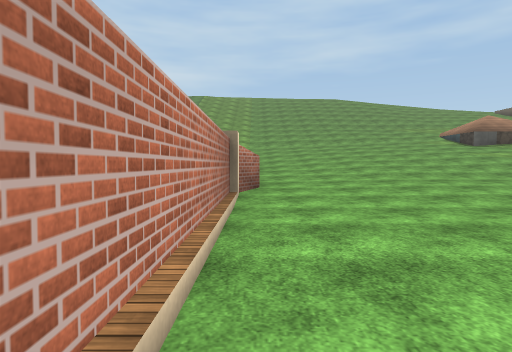
[1] (above)

24 first-person views from a walk through a 3-D level made in the Unity game engine. The camera is 1.2 m above the floor, tilts 2° down and sees 75° across. The floor is counted in squares, 2 m on a side. Each view is taken from the middle of a square. On the plan, view 1 faces up. The plan holds only what a view shows up to about 10 squares ahead; the rest is blank. The place goes on beyond the plan. The player character is not drawn. Some surface patterns are stand-ins.

[2]
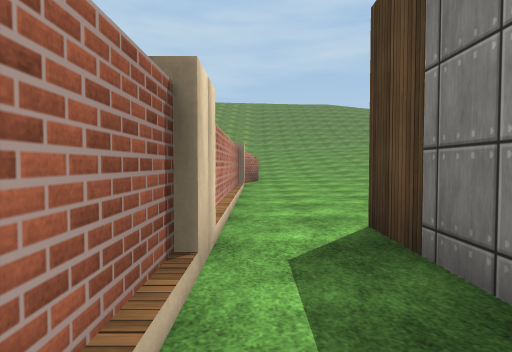

[3]
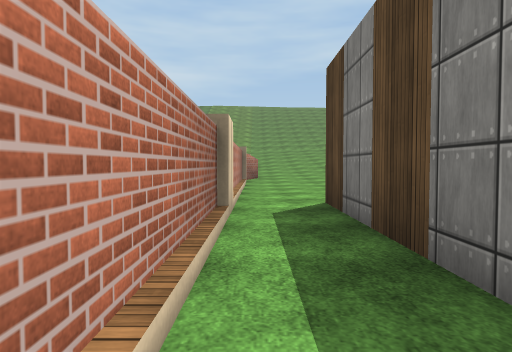

[4]
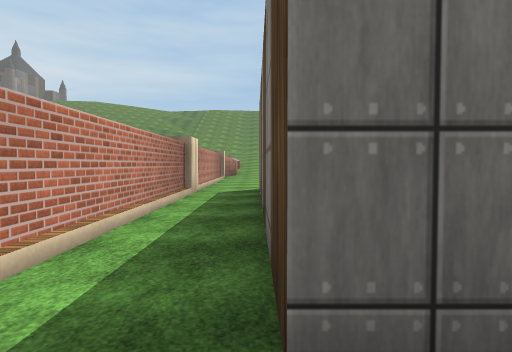

[5]
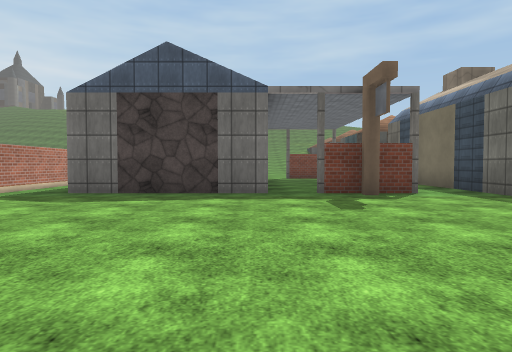

[6]
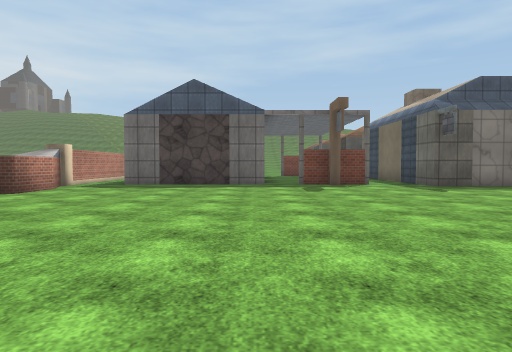

[7]
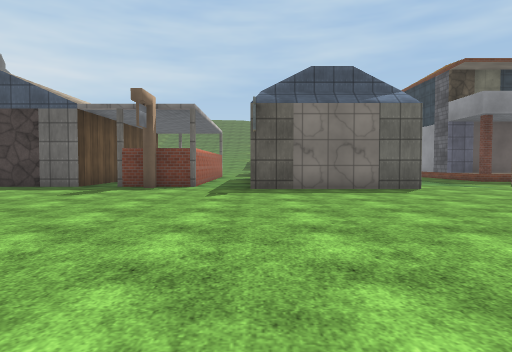

[8]
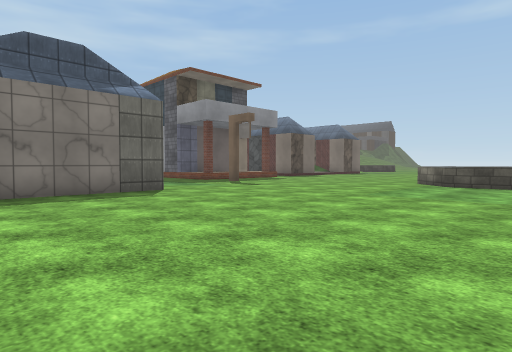

[9]
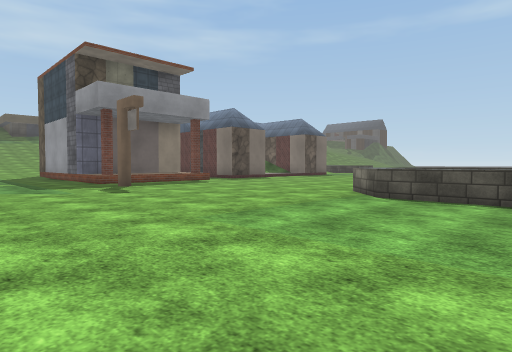

[10]
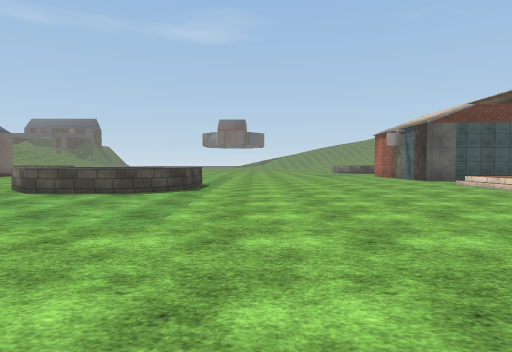

[11]
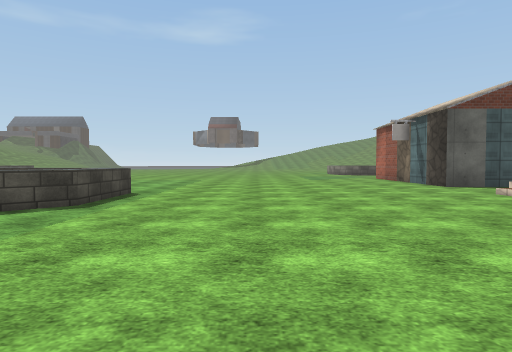

[12]
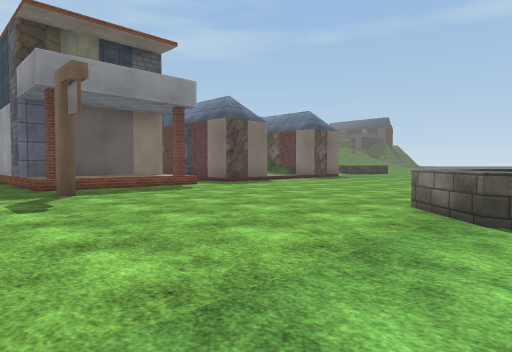

[13]
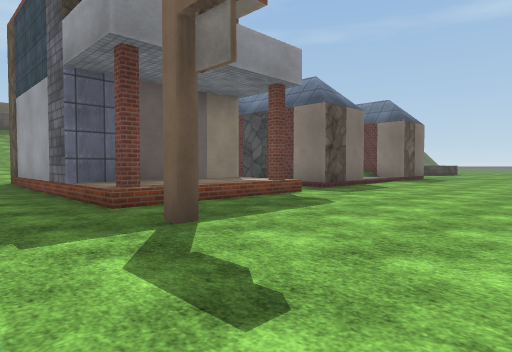

[14]
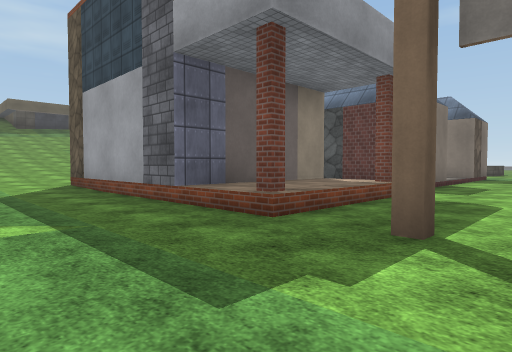

[15]
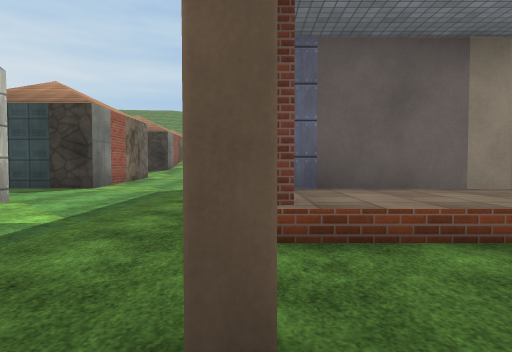

[16]
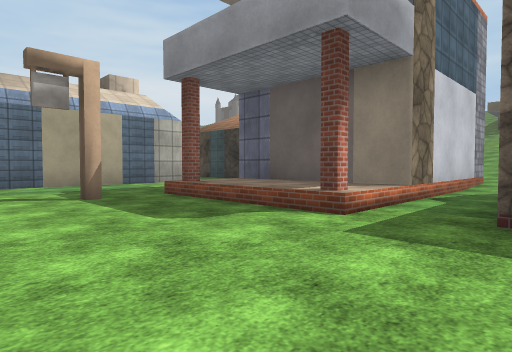

[17]
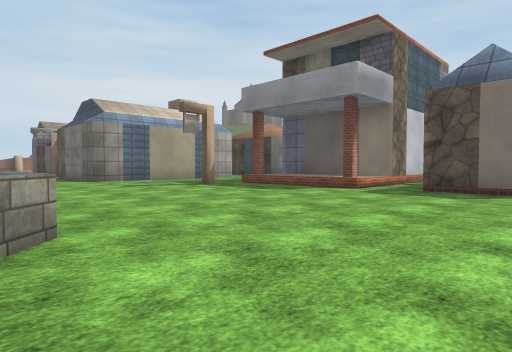

[18]
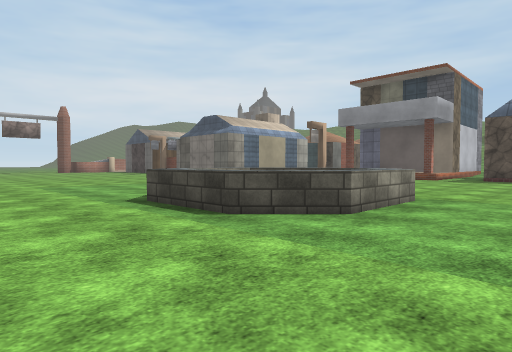

[19]
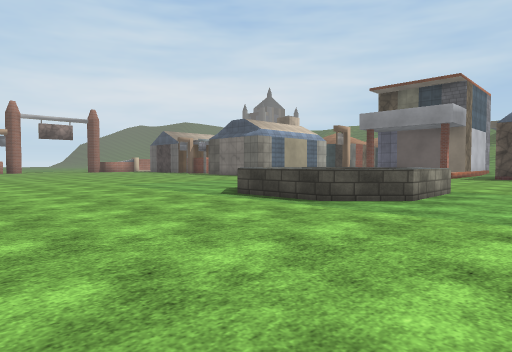

[20]
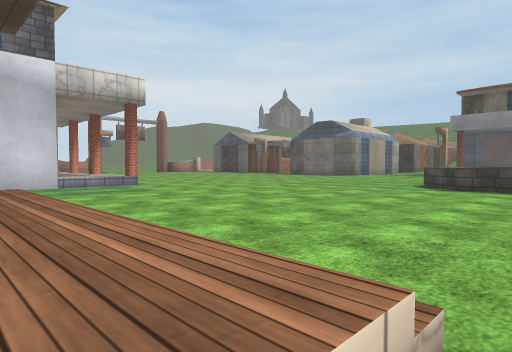

[21]
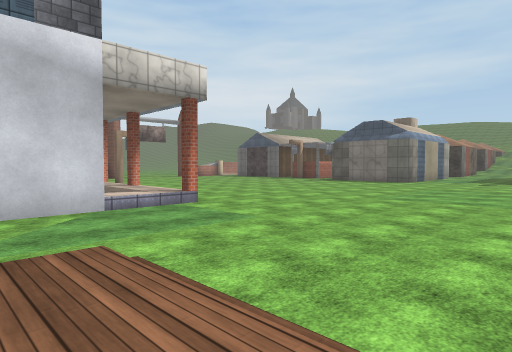

[22]
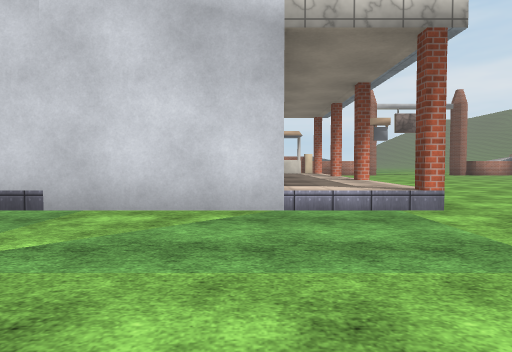

[23]
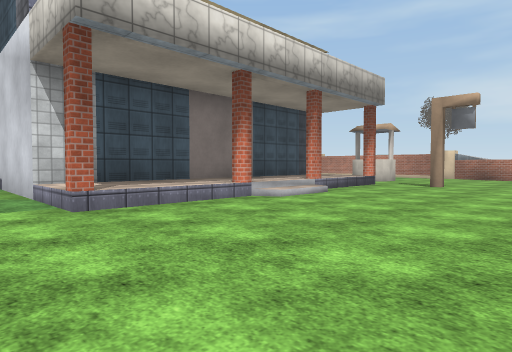

[24]
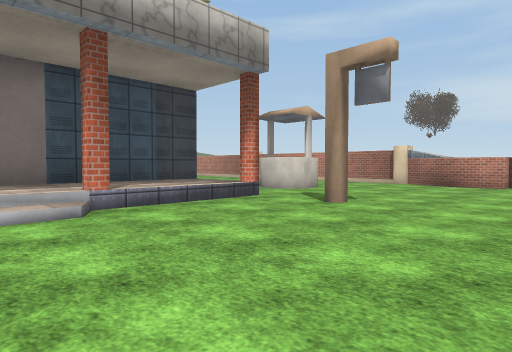

### Floor plan
Key: @ floor where view 1 was taken; # wall or solid block; . main floor; : floor 0.25 m higher than the main floor; + floor 0.5 m higher than the main floor; * floor 0.75 m higher than the main floor; / step, stairs or slope; ^ raised ledge; F fountain.
Columns run from 1 left of view 1 to 26 right of it. Each row starts with its distance up from view 1.
 10  +++*****
  9  ++++++++
  8  ^++++++
  7  ^:::++
  6 #...:::
  5 #.....
  4 #....             ::
  3 #....          #....
  2 #...           #...#   #
  1 #..          ###...#   #.
  0 #@#           .....#   #.
 -1 #.#           .....#   #.#
 -2 #.#            #...#####.#
 -3 #.#            #.../+++/.#
 -4 #.#        #   #...#++#/.##:
 -5 #.#       .#   #............
 -6 #.#   #. #.#   #...#........
 -7 #.#####.##.#   #............
 -8 #..........#####............
 -9 ##..........................
-10  #..........................
-11   ..........................
-12   ...................FFFF...
-13    ..................F  FF.
-14    ..................F  FF..
-15     ..................FFF...
-16 ##..........................
-17  #..........................
-18 ##....#.....................
-19 #...........................
-20   ..^.#++#++#++#............
-21     ^. ++++++++.............
-22        ###  ###.............
-23               #..../////..##
-24               #....+++++..#

Positions as (right, up) in squares from view 1, and headings:
1: (0, 0), facing up
2: (0, -3), facing up
3: (0, -5), facing up
4: (1, -8), facing up
5: (5, -14), facing up
6: (5, -17), facing up
7: (10, -16), facing up
8: (10, -15), facing up-right
9: (14, -15), facing up-right
10: (13, -17), facing right
11: (16, -18), facing right
12: (16, -13), facing up-right
13: (16, -9), facing up-right
14: (15, -7), facing up-right
15: (18, -7), facing up
16: (24, -8), facing up-left
17: (26, -12), facing up-left
18: (26, -18), facing up-left
19: (26, -20), facing up-left
20: (23, -24), facing up-left
21: (20, -24), facing up-left
22: (18, -22), facing left
23: (15, -15), facing down-left
24: (10, -15), facing down-left
